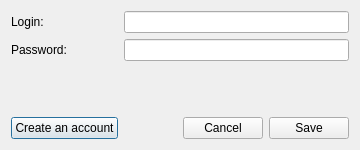
<?xml version="1.0" encoding="UTF-8"?>
<ui version="4.0">
 <class>frmNapiProjektConfig</class>
 <widget class="QDialog" name="frmNapiProjektConfig">
  <property name="geometry">
   <rect>
    <x>0</x>
    <y>0</y>
    <width>360</width>
    <height>150</height>
   </rect>
  </property>
  <property name="minimumSize">
   <size>
    <width>330</width>
    <height>130</height>
   </size>
  </property>
  <property name="maximumSize">
   <size>
    <width>450</width>
    <height>180</height>
   </size>
  </property>
  <property name="windowTitle">
   <string>Subnapi - NapiProjekt configuration</string>
  </property>
  <layout class="QGridLayout">
   <item row="0" column="0">
    <widget class="QLabel" name="lbNick">
     <property name="text">
      <string>Login:</string>
     </property>
    </widget>
   </item>
   <item row="0" column="1" colspan="3">
    <widget class="QLineEdit" name="leNick">
     <property name="text">
      <string/>
     </property>
    </widget>
   </item>
   <item row="1" column="0">
    <widget class="QLabel" name="lbPass">
     <property name="text">
      <string>Password:</string>
     </property>
    </widget>
   </item>
   <item row="1" column="1" colspan="3">
    <widget class="QLineEdit" name="lePass">
     <property name="text">
      <string/>
     </property>
     <property name="echoMode">
      <enum>QLineEdit::Password</enum>
     </property>
    </widget>
   </item>
   <item row="2" column="0" colspan="4">
    <spacer>
     <property name="orientation">
      <enum>Qt::Vertical</enum>
     </property>
     <property name="sizeHint" stdset="0">
      <size>
       <width>318</width>
       <height>41</height>
      </size>
     </property>
    </spacer>
   </item>
   <item row="3" column="0">
    <widget class="QPushButton" name="pbRegister">
     <property name="text">
      <string>Create an account</string>
     </property>
    </widget>
   </item>
   <item row="3" column="1">
    <spacer>
     <property name="orientation">
      <enum>Qt::Horizontal</enum>
     </property>
     <property name="sizeHint" stdset="0">
      <size>
       <width>108</width>
       <height>20</height>
      </size>
     </property>
    </spacer>
   </item>
   <item row="3" column="2">
    <widget class="QPushButton" name="pbCancel">
     <property name="text">
      <string>Cancel</string>
     </property>
    </widget>
   </item>
   <item row="3" column="3">
    <widget class="QPushButton" name="pbSave">
     <property name="text">
      <string>Save</string>
     </property>
    </widget>
   </item>
  </layout>
 </widget>
 <resources/>
 <connections>
  <connection>
   <sender>pbCancel</sender>
   <signal>clicked()</signal>
   <receiver>frmNapiProjektConfig</receiver>
   <slot>reject()</slot>
   <hints>
    <hint type="sourcelabel">
     <x>236</x>
     <y>101</y>
    </hint>
    <hint type="destinationlabel">
     <x>164</x>
     <y>59</y>
    </hint>
   </hints>
  </connection>
  <connection>
   <sender>pbSave</sender>
   <signal>clicked()</signal>
   <receiver>frmNapiProjektConfig</receiver>
   <slot>accept()</slot>
   <hints>
    <hint type="sourcelabel">
     <x>300</x>
     <y>101</y>
    </hint>
    <hint type="destinationlabel">
     <x>164</x>
     <y>59</y>
    </hint>
   </hints>
  </connection>
  <connection>
   <sender>leNick</sender>
   <signal>returnPressed()</signal>
   <receiver>frmNapiProjektConfig</receiver>
   <slot>accept()</slot>
   <hints>
    <hint type="sourcelabel">
     <x>220</x>
     <y>18</y>
    </hint>
    <hint type="destinationlabel">
     <x>164</x>
     <y>59</y>
    </hint>
   </hints>
  </connection>
  <connection>
   <sender>lePass</sender>
   <signal>returnPressed()</signal>
   <receiver>frmNapiProjektConfig</receiver>
   <slot>accept()</slot>
   <hints>
    <hint type="sourcelabel">
     <x>220</x>
     <y>51</y>
    </hint>
    <hint type="destinationlabel">
     <x>164</x>
     <y>59</y>
    </hint>
   </hints>
  </connection>
 </connections>
</ui>
